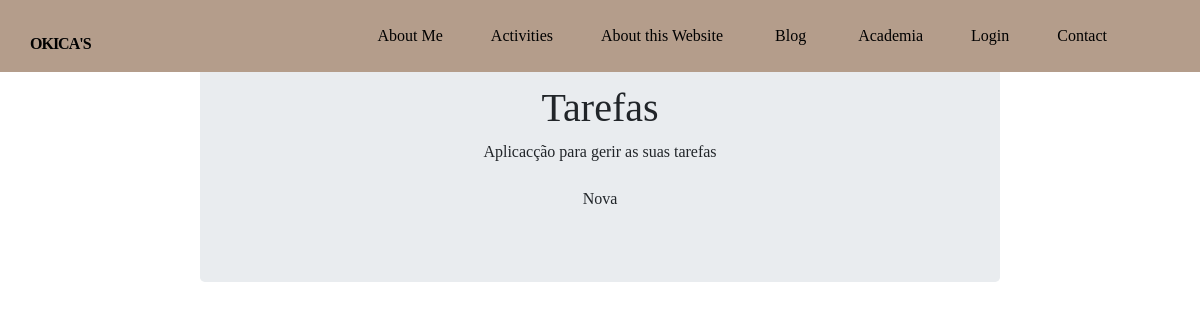
Before: /blogueira with the older database file.
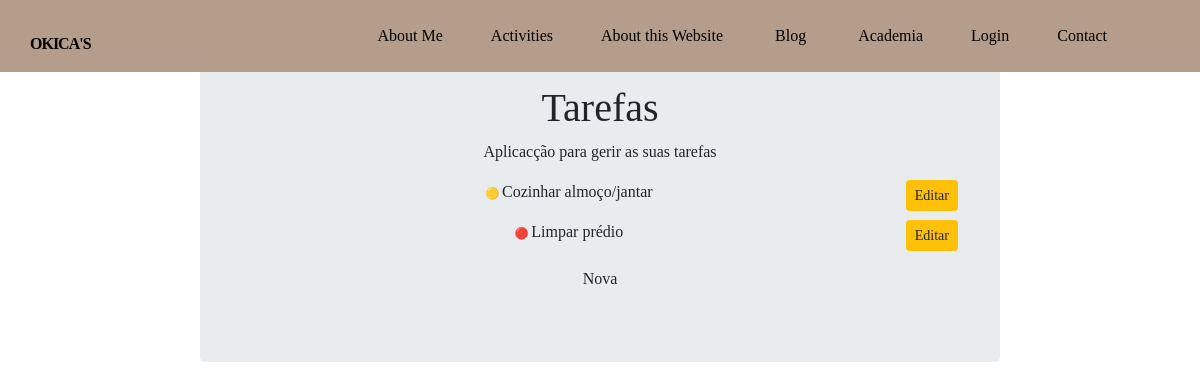
After: the same page with the newer database file.
### portfolio/models.py (models this page shows, shortened)
class Tarefa(models.Model):
    titulo = models.CharField(max_length=30)
    prioridade = models.IntegerField(default=1)
    concluida = models.BooleanField(default=False)
    criado = models.DateTimeField(auto_now_add=True)

### portfolio/views.py (the view)
# urls.py: path('blogueira', views.blogueira_page_view, name='blogueira'),
def blogueira_page_view(request):
    context = {'tarefas': Tarefa.objects.all()}
    return render(request, 'portfolio/blogueira.html', context)

### portfolio/templates/portfolio/blogueira.html (shortened to what this page needs)
{% extends 'portfolio/layoutDjando.html' %}
{% load static %}
{% block main %}
    <section class="jumbotron blog__container bd-container" >
        <div class="">
            <h1>Tarefas</h1>
            <p>Aplicacção para gerir as suas tarefas</p>
            {% for tarefa in tarefas %}
                <p>
                <span class="info">
                    {% if tarefa.prioridade == 1 %}
                        🟢
                    {% elif tarefa.prioridade == 2 %}
                        🟡
                    {% else %}
                        🔴
                    {% endif %}
                </span>
                    {% if tarefa.concluido == True %}
                        <del>{{ tarefa.titulo }}</del>
                    {% else %}
                        {{ tarefa.titulo }}
                    {% endif %}
                <a href="{% url 'portfolio:edita' tarefa.id %}" class="btn btn-warning  btn-sm" style="float: right; margin-right: 10px">Editar</a>
                </p>
            {% endfor %}
            <a href="{% url 'portfolio:nova' %}" class="btn btn-sucess">Nova</a>
        </div>
    </section>
{% endblock %}

### portfolio/templates/portfolio/layoutDjando.html (shortened to what this page needs)
{% load static %}
<body>
    <header class="header" id="header">
        <link rel="stylesheet" href="https://cdnjs.cloudflare.com/ajax/libs/font-awesome/6.2.1/css/all.min.css">
        <link rel="stylesheet" href="{% static 'portfolio\css\style.css' %}">
        <link rel="stylesheet" href="{% static 'portfolio\css\swiper-bundle.min.css' %}">
        <link rel="stylesheet" href="https://unpkg.com/boxicons@2.1.4/css/boxicons.min.css">
        <link href="https://cdn.jsdelivr.net/npm/remixicon@3.2.0/fonts/remixicon.css" rel="stylesheet">
        <link rel="stylesheet" href="https://cdn.jsdelivr.net/npm/bootstrap@4.3.1/dist/css/bootstrap.min.css">
        <nav class="nav container">
            <a href="{% url 'portfolio:index' %}" class="nav__logo">Okica's</a>
            <div class="nav__menu" id="nav-menu">
                <ul class="nav__list" id="nav-list">
                    <li>
                       <a href= "{% url 'portfolio:home' %}" class="nav__link">About Me</a>
                    </li>
                    <li>
                        <a href= "{% url 'portfolio:activities' %}" class="nav__link">Activities</a>
                    </li>
                    <li class="dd__item">
                        <div class="nav__link">
                            About this Website
                        </div>
                    </li>
                    <li class="dd__item">
                        <div class="nav__link">
                            Blog
                        </div>
                    </li>
                    <li>
                        <a href= "{% url 'portfolio:academia' %}" class="nav__link">Academia</a>
                    </li>
                    <li>
                        <a href= "{% url 'portfolio:login' %}" class="nav__link">Login</a>
                    </li>
                    <li onclick="myFunction()">
                        <a href="{% url 'portfolio:escola' %}" class="nav__link">Contact</a>
                    </li>
                </ul>
            </div>
        </nav>
    </header>
    <main>
        {% block main %} {% endblock %}
    </main>
</body>
</html>

### portfolio/static/portfolio/css/style.css (style rules this page uses)
* { margin: 0; padding: 0; box-sizing: border-box; font-family: 'Dream Avenue'; }
body, input { font-size: var(--normal-font-size); }
body { margin: var(--header-height) 0 0 0; font-family: 'Courier New', Courier, monospace; scrollbar-width: none; background: var(--primary-color); color: var(--text-color); line-height: 1.6; }
h1, h2, h3, p, ul { margin: 0; }
ul { padding: 0; list-style: none; }
a { text-decoration: none; }
.container { max-width: 968px; margin-left: var(--mb-1-5); margin-right: var(--mb-1-5); }
.header { width: 100%; position: fixed; background-color: var(--body-color); top: 0; left: 0; z-index: var(--z-fixed); }
.nav { height: var(--header-height); display: flex; justify-content: space-between; align-items: center; text-decoration: none; }
.nav__logo, .nav__toggle, .nav__close { color: var(--first-color); }
.nav__logo { text-transform: uppercase; font-weight: 700; letter-spacing: -1px; display: inline-flex; align-items: center; column-gap: .5rem; transition: .3s; }
.nav__list { display: flex; flex-direction: column; row-gap: 1.5rem; }
.nav__link { color: var(--first-color); font-weight: 300; transition: .3s; padding: .4rem 1.25rem; display: flex; align-items: center; transition: background-color .3s; }
@media screen and (min-width: 756px) { body { margin: 0; } }
@media screen and (min-width: 756px) { .nav { height: calc(var(--header-height) + 1.5rem); column-gap: 3rem; } }
@media screen and (min-width: 756px) { .nav__list { flex-direction: row; column-gap: 3rem; } }
@media screen and (min-width: 756px) { .nav__menu { margin-left: auto; } }
@media screen and (min-width: 992px) { .container { margin-left: auto; margin-right: auto; } }
.bd-container { width: calc(100% - 2rem); margin-left: var(--mb-2); margin-right: var(--mb-2); align-content: center; text-align: center; justify-content: center; }
div { display: block; }
.dd__item { cursor: pointer; }
@media screen and (min-width:1118px) { .nav__list { height: 100%; display: flex; column-gap: 3rem; } }
@media screen and (min-width:1118px) { .nav__link { height: 100%; padding: 0; justify-content: initial; column-gap: .25rem; } }
@media screen and (min-width:1118px) { .dd__item { position: relative; } }
.blog__container { margin: 20px auto; max-width: 800px; padding: 20px; }
.info { font-size: 0.7em; color: lightgray; }

Changed rows visible on the page:
added Tarefa: titulo "Cozinhar almoço/jantar"
added Tarefa: titulo "Limpar prédio"
